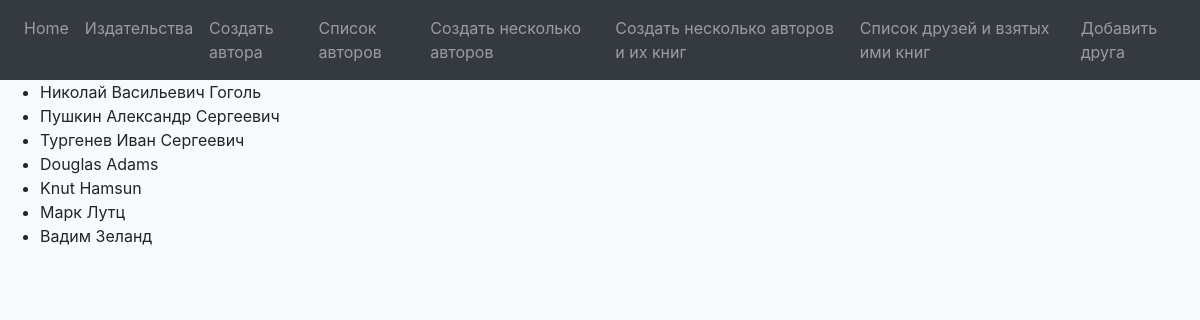
Screenshot of /authors/ with the database file from the repository.
### p_library/models.py (models this page shows, shortened)
class Author(models.Model):
    full_name = models.TextField()
    birth_year = models.SmallIntegerField()
    country = models.CharField(max_length=2)

### p_library/views.py (the view)
# urls.py: path('authors/', AuthorList.as_view(), name='author_list'),
class AuthorList(ListView):
    model = Author
    template_name = 'authors_list.html'

### p_library/templates/authors_list.html (shortened to what this page needs)
<!DOCTYPE html>
<html lang="en">
<head>
    <link rel="stylesheet" href="https://stackpath.bootstrapcdn.com/bootstrap/4.5.2/css/bootstrap.min.css">
</head>
<body class="bg-light">
    <nav class="navbar navbar-expand-sm bg-dark navbar-dark">
        <ul class="navbar-nav">
        <li class="menu__item">
            <a class="nav-link" href="http://127.0.0.1:8000/">Home</a>
        </li>
        <li class="menu__item">
            <a class="nav-link" href="http://127.0.0.1:8000/publishers/">Издательства</a>
        </li>
        <li class="menu__item">
            <a class="nav-link" href="http://127.0.0.1:8000/author/create/">Создать автора</a>
        </li>
        <li class="menu__item">
            <a class="nav-link" href="http://127.0.0.1:8000/authors/">Список авторов</a>
        </li>
        <li class="menu__item">
            <a class="nav-link" href="http://127.0.0.1:8000/author/create_many/">Создать несколько авторов</a>
        </li>
        <li class="menu__item">
            <a class="nav-link" href="http://127.0.0.1:8000/author_book/create_many/">Создать несколько авторов и их книг</a>
        </li>
        <li class="menu__item">
            <a class="nav-link" href="http://127.0.0.1:8000/friends/">Список друзей и взятых ими книг</a>
        </li>
        <li class="menu__item">
            <a class="nav-link" href="http://127.0.0.1:8000/friends/create/">Добавить друга</a>
        </li>
    </ul>
</nav>
    <ul>
		{% for author in object_list %}
		    <li>{{ author.full_name }}</li>
		{% endfor %}
	</ul>
</body>
</html>

### rows the page displays
Author: full_name "Николай Васильевич Гоголь"
Author: full_name "Пушкин Александр Сергеевич"
Author: full_name "Тургенев Иван Сергеевич"
Author: full_name "Douglas Adams"
Author: full_name "Knut Hamsun"
Author: full_name "Марк Лутц"
Author: full_name "Вадим Зеланд"
